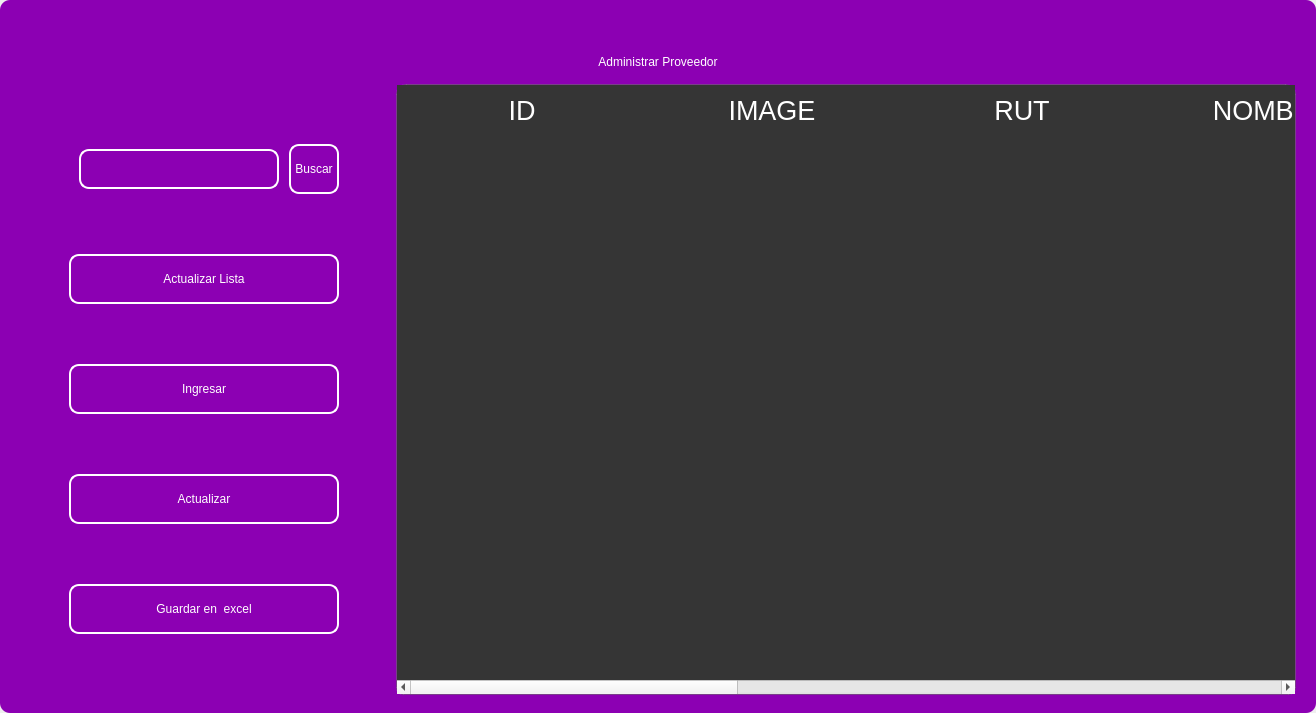
<?xml version="1.0" encoding="UTF-8"?>
<ui version="4.0">
 <class>MainWindow</class>
 <widget class="QMainWindow" name="MainWindow">
  <property name="geometry">
   <rect>
    <x>0</x>
    <y>0</y>
    <width>1316</width>
    <height>713</height>
   </rect>
  </property>
  <property name="windowTitle">
   <string>MainWindow</string>
  </property>
  <property name="styleSheet">
   <string notr="true"/>
  </property>
  <widget class="QWidget" name="centralwidget">
   <property name="styleSheet">
    <string notr="true"/>
   </property>
   <layout class="QVBoxLayout" name="verticalLayout">
    <property name="spacing">
     <number>0</number>
    </property>
    <property name="leftMargin">
     <number>0</number>
    </property>
    <property name="topMargin">
     <number>0</number>
    </property>
    <property name="rightMargin">
     <number>0</number>
    </property>
    <property name="bottomMargin">
     <number>0</number>
    </property>
    <item>
     <widget class="QFrame" name="frame">
      <property name="enabled">
       <bool>true</bool>
      </property>
      <property name="styleSheet">
       <string notr="true">
QFrame {
border-radius:10px;
background-color: rgb(140, 0, 179);
 }
</string>
      </property>
      <property name="frameShape">
       <enum>QFrame::StyledPanel</enum>
      </property>
      <property name="frameShadow">
       <enum>QFrame::Raised</enum>
      </property>
      <layout class="QVBoxLayout" name="verticalLayout_2">
       <item>
        <widget class="QFrame" name="frame_superior">
         <property name="minimumSize">
          <size>
           <width>0</width>
           <height>40</height>
          </size>
         </property>
         <property name="maximumSize">
          <size>
           <width>16777215</width>
           <height>40</height>
          </size>
         </property>
         <property name="styleSheet">
          <string notr="true">QPushButton{
border-radius:18px;
}

QPushButton:hover{
	background-color: rgb(0, 0, 0);
}
</string>
         </property>
         <property name="frameShape">
          <enum>QFrame::StyledPanel</enum>
         </property>
         <property name="frameShadow">
          <enum>QFrame::Raised</enum>
         </property>
         <layout class="QHBoxLayout" name="horizontalLayout_3">
          <property name="spacing">
           <number>4</number>
          </property>
          <property name="leftMargin">
           <number>0</number>
          </property>
          <property name="topMargin">
           <number>0</number>
          </property>
          <property name="rightMargin">
           <number>0</number>
          </property>
          <property name="bottomMargin">
           <number>0</number>
          </property>
          <item>
           <widget class="QPushButton" name="btn_icon">
            <property name="text">
             <string/>
            </property>
            <property name="iconSize">
             <size>
              <width>40</width>
              <height>40</height>
             </size>
            </property>
           </widget>
          </item>
          <item>
           <spacer name="horizontalSpacer_2">
            <property name="orientation">
             <enum>Qt::Horizontal</enum>
            </property>
            <property name="sizeHint" stdset="0">
             <size>
              <width>443</width>
              <height>20</height>
             </size>
            </property>
           </spacer>
          </item>
          <item>
           <widget class="QPushButton" name="btn_exit">
            <property name="minimumSize">
             <size>
              <width>38</width>
              <height>38</height>
             </size>
            </property>
            <property name="maximumSize">
             <size>
              <width>38</width>
              <height>38</height>
             </size>
            </property>
            <property name="cursor">
             <cursorShape>PointingHandCursor</cursorShape>
            </property>
            <property name="text">
             <string/>
            </property>
            <property name="iconSize">
             <size>
              <width>35</width>
              <height>35</height>
             </size>
            </property>
           </widget>
          </item>
          <item>
           <widget class="QPushButton" name="bt_minimizar">
            <property name="minimumSize">
             <size>
              <width>38</width>
              <height>38</height>
             </size>
            </property>
            <property name="maximumSize">
             <size>
              <width>38</width>
              <height>38</height>
             </size>
            </property>
            <property name="cursor">
             <cursorShape>PointingHandCursor</cursorShape>
            </property>
            <property name="text">
             <string/>
            </property>
            <property name="icon">
             <iconset>
              <normaloff>image/minus.svg</normaloff>image/minus.svg</iconset>
            </property>
            <property name="iconSize">
             <size>
              <width>38</width>
              <height>38</height>
             </size>
            </property>
           </widget>
          </item>
          <item>
           <widget class="QPushButton" name="bt_maximizar">
            <property name="minimumSize">
             <size>
              <width>38</width>
              <height>38</height>
             </size>
            </property>
            <property name="maximumSize">
             <size>
              <width>38</width>
              <height>38</height>
             </size>
            </property>
            <property name="cursor">
             <cursorShape>PointingHandCursor</cursorShape>
            </property>
            <property name="text">
             <string/>
            </property>
            <property name="icon">
             <iconset>
              <normaloff>image/chevron-up.svg</normaloff>image/chevron-up.svg</iconset>
            </property>
            <property name="iconSize">
             <size>
              <width>38</width>
              <height>38</height>
             </size>
            </property>
           </widget>
          </item>
          <item>
           <widget class="QPushButton" name="bt_restaurar">
            <property name="minimumSize">
             <size>
              <width>38</width>
              <height>38</height>
             </size>
            </property>
            <property name="maximumSize">
             <size>
              <width>38</width>
              <height>38</height>
             </size>
            </property>
            <property name="cursor">
             <cursorShape>PointingHandCursor</cursorShape>
            </property>
            <property name="text">
             <string/>
            </property>
            <property name="icon">
             <iconset>
              <normaloff>image/chevron-down.svg</normaloff>image/chevron-down.svg</iconset>
            </property>
            <property name="iconSize">
             <size>
              <width>38</width>
              <height>38</height>
             </size>
            </property>
           </widget>
          </item>
          <item>
           <widget class="QPushButton" name="bt_cerrar">
            <property name="minimumSize">
             <size>
              <width>38</width>
              <height>38</height>
             </size>
            </property>
            <property name="maximumSize">
             <size>
              <width>38</width>
              <height>38</height>
             </size>
            </property>
            <property name="cursor">
             <cursorShape>PointingHandCursor</cursorShape>
            </property>
            <property name="text">
             <string/>
            </property>
            <property name="icon">
             <iconset>
              <normaloff>image/x.svg</normaloff>image/x.svg</iconset>
            </property>
            <property name="iconSize">
             <size>
              <width>38</width>
              <height>38</height>
             </size>
            </property>
           </widget>
          </item>
         </layout>
        </widget>
       </item>
       <item>
        <widget class="QLabel" name="label">
         <property name="styleSheet">
          <string notr="true">font: 30pt &quot;MS Shell Dlg 2&quot;;
color: rgb(255, 255, 255);</string>
         </property>
         <property name="text">
          <string>Administrar Proveedor</string>
         </property>
         <property name="alignment">
          <set>Qt::AlignCenter</set>
         </property>
        </widget>
       </item>
       <item>
        <widget class="QFrame" name="frame_3">
         <property name="minimumSize">
          <size>
           <width>0</width>
           <height>0</height>
          </size>
         </property>
         <property name="frameShape">
          <enum>QFrame::StyledPanel</enum>
         </property>
         <property name="frameShadow">
          <enum>QFrame::Raised</enum>
         </property>
         <layout class="QHBoxLayout" name="horizontalLayout_4">
          <property name="leftMargin">
           <number>9</number>
          </property>
          <property name="topMargin">
           <number>9</number>
          </property>
          <property name="rightMargin">
           <number>9</number>
          </property>
          <item>
           <layout class="QVBoxLayout" name="verticalLayout_4">
            <property name="spacing">
             <number>50</number>
            </property>
            <property name="sizeConstraint">
             <enum>QLayout::SetDefaultConstraint</enum>
            </property>
            <property name="leftMargin">
             <number>50</number>
            </property>
            <property name="topMargin">
             <number>50</number>
            </property>
            <property name="rightMargin">
             <number>50</number>
            </property>
            <property name="bottomMargin">
             <number>50</number>
            </property>
            <item>
             <layout class="QHBoxLayout" name="horizontalLayout">
              <property name="spacing">
               <number>10</number>
              </property>
              <property name="leftMargin">
               <number>10</number>
              </property>
              <property name="topMargin">
               <number>0</number>
              </property>
              <property name="bottomMargin">
               <number>0</number>
              </property>
              <item>
               <widget class="QLineEdit" name="searchtxt">
                <property name="minimumSize">
                 <size>
                  <width>200</width>
                  <height>25</height>
                 </size>
                </property>
                <property name="maximumSize">
                 <size>
                  <width>150</width>
                  <height>40</height>
                 </size>
                </property>
                <property name="styleSheet">
                 <string notr="true">QLabel {
	color: rgb(255, 255, 254);
	font: 12pt &quot;Arial&quot;;
	background-color: rgba(0, 0, 0,0);
}

QTextEdit{
background-color: rgba(0, 0, 0,0);
border-radius:10px; 
font: 12pt &quot;Arial&quot;;
color: rgb(255, 255, 254);
border: 2px solid  rgb(255, 255, 255);

}

QTextEdit:hover{
background-color: rgba(0, 0, 0,0);
border-radius:10px; 
font: 12pt &quot;Arial&quot;;
border: 2px solid  rgb(120, 0, 171);
}

QTextEdit:focus{
background-color: rgb(0, 0, 0);
border-radius:10px; 
font: 12pt &quot;Arial&quot;;
border: 2px solid rgb(120, 0, 171);
}

QLineEdit{
background-color: rgba(0, 0, 0,0);
border-radius:10px; 
font: 12pt &quot;Arial&quot;;
color: rgb(255, 255, 254);
border: 2px solid  rgb(255, 255, 255);

}

QLineEdit:hover{
background-color: rgba(0, 0, 0,0);
border-radius:10px; 
font: 12pt &quot;Arial&quot;;
border: 2px solid  rgb(120, 0, 171);
}

QLineEdit:focus{
background-color: rgb(0, 0, 0);
border-radius:10px; 
font: 12pt &quot;Arial&quot;;
border: 2px solid rgb(120, 0, 171);
}

QCheckBox{
	font: 12pt &quot;Arial&quot;;
	color: rgb(255, 255, 255);
}

QCheckBox::indicator {
    width: 18px;
    height:18px;
}

QCheckBox::indicator:unchecked {
   background-image: url(image/square.svg);
}

QCheckBox::indicator:checked {
   background-image: url(image/check-square.svg);
}

QPushButton{
border-radius:10px; 
font: 12pt &quot;Arial&quot;;
color: rgb(255, 255, 254);
border: 2px solid #ffffff;
}

QPushButton:hover{
border-radius:10px; 
font: 12pt &quot;Arial&quot;;
color: rgb(255, 255, 255);
border: 2px solid rgb(120, 0, 171);
	background-color: rgb(120, 0, 171);
}
</string>
                </property>
               </widget>
              </item>
              <item>
               <widget class="QPushButton" name="btn_search">
                <property name="sizePolicy">
                 <sizepolicy hsizetype="Minimum" vsizetype="Fixed">
                  <horstretch>0</horstretch>
                  <verstretch>0</verstretch>
                 </sizepolicy>
                </property>
                <property name="minimumSize">
                 <size>
                  <width>0</width>
                  <height>15</height>
                 </size>
                </property>
                <property name="maximumSize">
                 <size>
                  <width>100</width>
                  <height>50</height>
                 </size>
                </property>
                <property name="cursor">
                 <cursorShape>PointingHandCursor</cursorShape>
                </property>
                <property name="styleSheet">
                 <string notr="true">QPushButton{
border-radius:10px; 
font: 12pt &quot;Arial&quot;;
color: rgb(255, 255, 254);
border: 2px solid #ffffff;
}

QPushButton:hover{
border-radius:10px; 
font: 12pt &quot;Arial&quot;;
color: rgb(255, 255, 255);
border: 2px solid rgb(120, 0, 171);
	background-color: rgb(120, 0, 171);
}</string>
                </property>
                <property name="text">
                 <string>Buscar</string>
                </property>
               </widget>
              </item>
             </layout>
            </item>
            <item>
             <widget class="QPushButton" name="btn_get">
              <property name="minimumSize">
               <size>
                <width>50</width>
                <height>40</height>
               </size>
              </property>
              <property name="maximumSize">
               <size>
                <width>300</width>
                <height>50</height>
               </size>
              </property>
              <property name="cursor">
               <cursorShape>PointingHandCursor</cursorShape>
              </property>
              <property name="styleSheet">
               <string notr="true">QPushButton{
border-radius:10px; 
font: 12pt &quot;Arial&quot;;
color: rgb(255, 255, 254);
border: 2px solid #ffffff;
}

QPushButton:hover{
border-radius:10px; 
font: 12pt &quot;Arial&quot;;
color: rgb(255, 255, 255);
border: 2px solid rgb(120, 0, 171);
	background-color: rgb(120, 0, 171);
}</string>
              </property>
              <property name="text">
               <string>Actualizar Lista</string>
              </property>
              <property name="iconSize">
               <size>
                <width>35</width>
                <height>35</height>
               </size>
              </property>
             </widget>
            </item>
            <item>
             <widget class="QPushButton" name="btn_add">
              <property name="minimumSize">
               <size>
                <width>0</width>
                <height>40</height>
               </size>
              </property>
              <property name="maximumSize">
               <size>
                <width>300</width>
                <height>50</height>
               </size>
              </property>
              <property name="cursor">
               <cursorShape>PointingHandCursor</cursorShape>
              </property>
              <property name="styleSheet">
               <string notr="true">QPushButton{
border-radius:10px; 
font: 12pt &quot;Arial&quot;;
color: rgb(255, 255, 254);
border: 2px solid #ffffff;
}

QPushButton:hover{
border-radius:10px; 
font: 12pt &quot;Arial&quot;;
color: rgb(255, 255, 255);
border: 2px solid rgb(120, 0, 171);
	background-color: rgb(120, 0, 171);
}</string>
              </property>
              <property name="text">
               <string>Ingresar</string>
              </property>
              <property name="iconSize">
               <size>
                <width>35</width>
                <height>35</height>
               </size>
              </property>
             </widget>
            </item>
            <item>
             <widget class="QPushButton" name="btn_update">
              <property name="minimumSize">
               <size>
                <width>0</width>
                <height>40</height>
               </size>
              </property>
              <property name="maximumSize">
               <size>
                <width>300</width>
                <height>50</height>
               </size>
              </property>
              <property name="cursor">
               <cursorShape>PointingHandCursor</cursorShape>
              </property>
              <property name="styleSheet">
               <string notr="true">QPushButton{
border-radius:10px; 
font: 12pt &quot;Arial&quot;;
color: rgb(255, 255, 254);
border: 2px solid #ffffff;
}

QPushButton:hover{
border-radius:10px; 
font: 12pt &quot;Arial&quot;;
color: rgb(255, 255, 255);
border: 2px solid rgb(120, 0, 171);
	background-color: rgb(120, 0, 171);
}</string>
              </property>
              <property name="text">
               <string>Actualizar</string>
              </property>
              <property name="iconSize">
               <size>
                <width>35</width>
                <height>35</height>
               </size>
              </property>
             </widget>
            </item>
            <item>
             <widget class="QPushButton" name="btn_excel">
              <property name="minimumSize">
               <size>
                <width>10</width>
                <height>40</height>
               </size>
              </property>
              <property name="maximumSize">
               <size>
                <width>300</width>
                <height>50</height>
               </size>
              </property>
              <property name="cursor">
               <cursorShape>PointingHandCursor</cursorShape>
              </property>
              <property name="styleSheet">
               <string notr="true">QPushButton{
border-radius:10px; 
font: 12pt &quot;Arial&quot;;
color: rgb(255, 255, 254);
border: 2px solid #ffffff;
}

QPushButton:hover{
border-radius:10px; 
font: 12pt &quot;Arial&quot;;
color: rgb(255, 255, 255);
border: 2px solid rgb(120, 0, 171);
	background-color: rgb(120, 0, 171);
}</string>
              </property>
              <property name="text">
               <string>Guardar en  excel</string>
              </property>
              <property name="iconSize">
               <size>
                <width>35</width>
                <height>35</height>
               </size>
              </property>
             </widget>
            </item>
           </layout>
          </item>
          <item>
           <widget class="QTableWidget" name="table_provider">
            <property name="minimumSize">
             <size>
              <width>900</width>
              <height>0</height>
             </size>
            </property>
            <property name="maximumSize">
             <size>
              <width>700</width>
              <height>16777215</height>
             </size>
            </property>
            <property name="styleSheet">
             <string notr="true">QTableView {

	border: 1px solid rgba(255,255,255,40);
	border-bottom-right-radius: 7px; 
	border-bottom-left-radius: 7px; 
	color: white;
	font: 15pt &quot;MS Shell Dlg 2&quot;;
	background-color: rgb(53, 53, 53);
}

QHeaderView::section {
background-color: rgb(53, 53, 53);
color: white;
border: none;
height: 50px;
font-size: 20pt;
}

QTableView::item {
    border-style: none;
    border-bottom: 1px solid rgba(255,255,255,50);
    padding-left: auto;
    padding-right: auto;
}

QTableView::item:selected{
	border: none;
	color: rgb(255, 255, 255);
    background-color: rgba(255, 255, 255, 50);
}
</string>
            </property>
            <property name="lineWidth">
             <number>1</number>
            </property>
            <property name="editTriggers">
             <set>QAbstractItemView::NoEditTriggers</set>
            </property>
            <attribute name="horizontalHeaderDefaultSectionSize">
             <number>250</number>
            </attribute>
            <column>
             <property name="text">
              <string>ID</string>
             </property>
            </column>
            <column>
             <property name="text">
              <string>IMAGE</string>
             </property>
            </column>
            <column>
             <property name="text">
              <string>RUT</string>
             </property>
            </column>
            <column>
             <property name="text">
              <string>NOMBRE</string>
             </property>
            </column>
            <column>
             <property name="text">
              <string>CORREO</string>
             </property>
            </column>
            <column>
             <property name="text">
              <string>TEL. CONTACTO</string>
             </property>
            </column>
            <column>
             <property name="text">
              <string>DIRECCION</string>
             </property>
            </column>
            <column>
             <property name="text">
              <string>TIPO DE PROVEEDOR</string>
             </property>
            </column>
           </widget>
          </item>
         </layout>
        </widget>
       </item>
      </layout>
     </widget>
    </item>
   </layout>
  </widget>
 </widget>
 <resources/>
 <connections/>
</ui>
